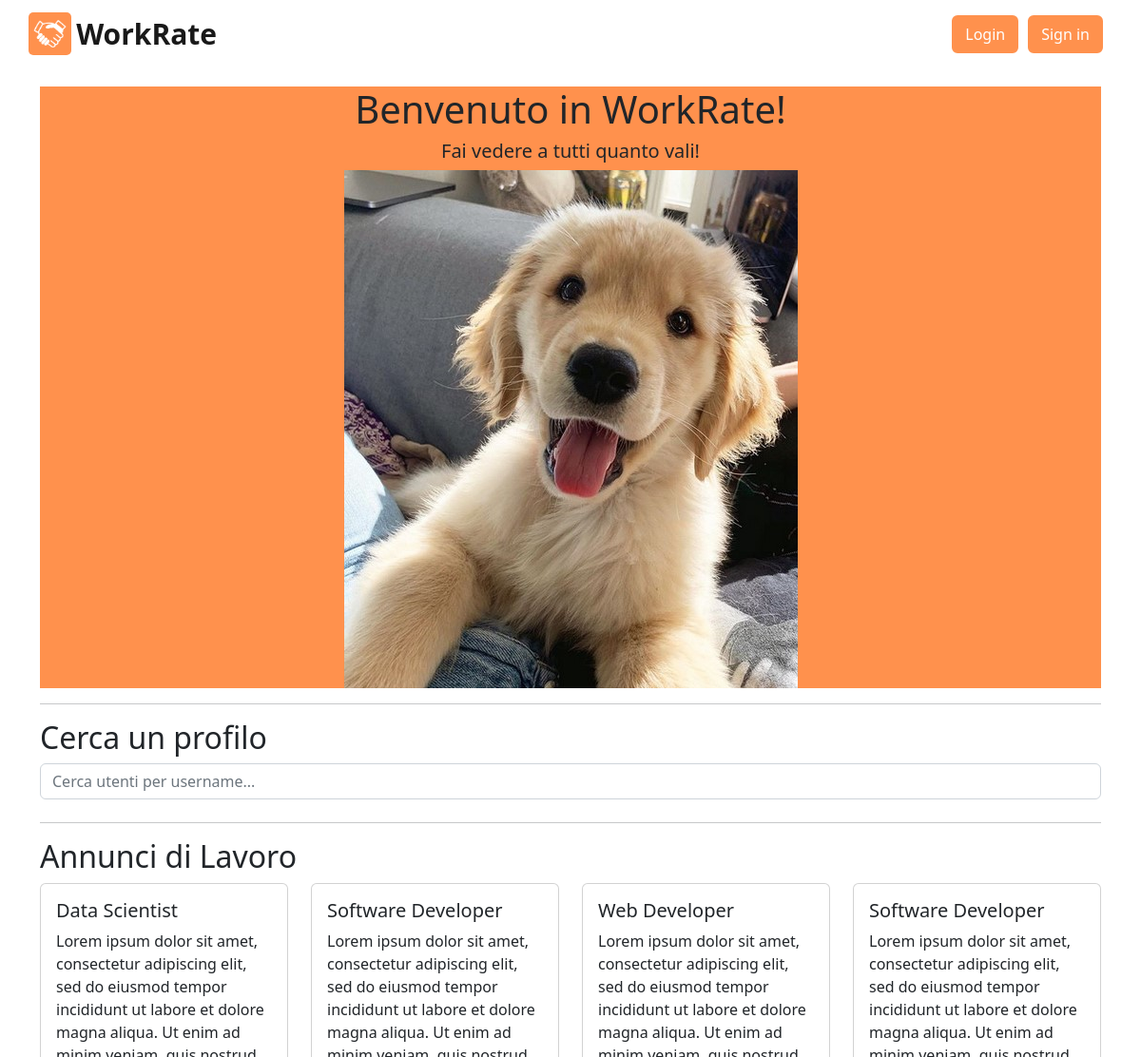
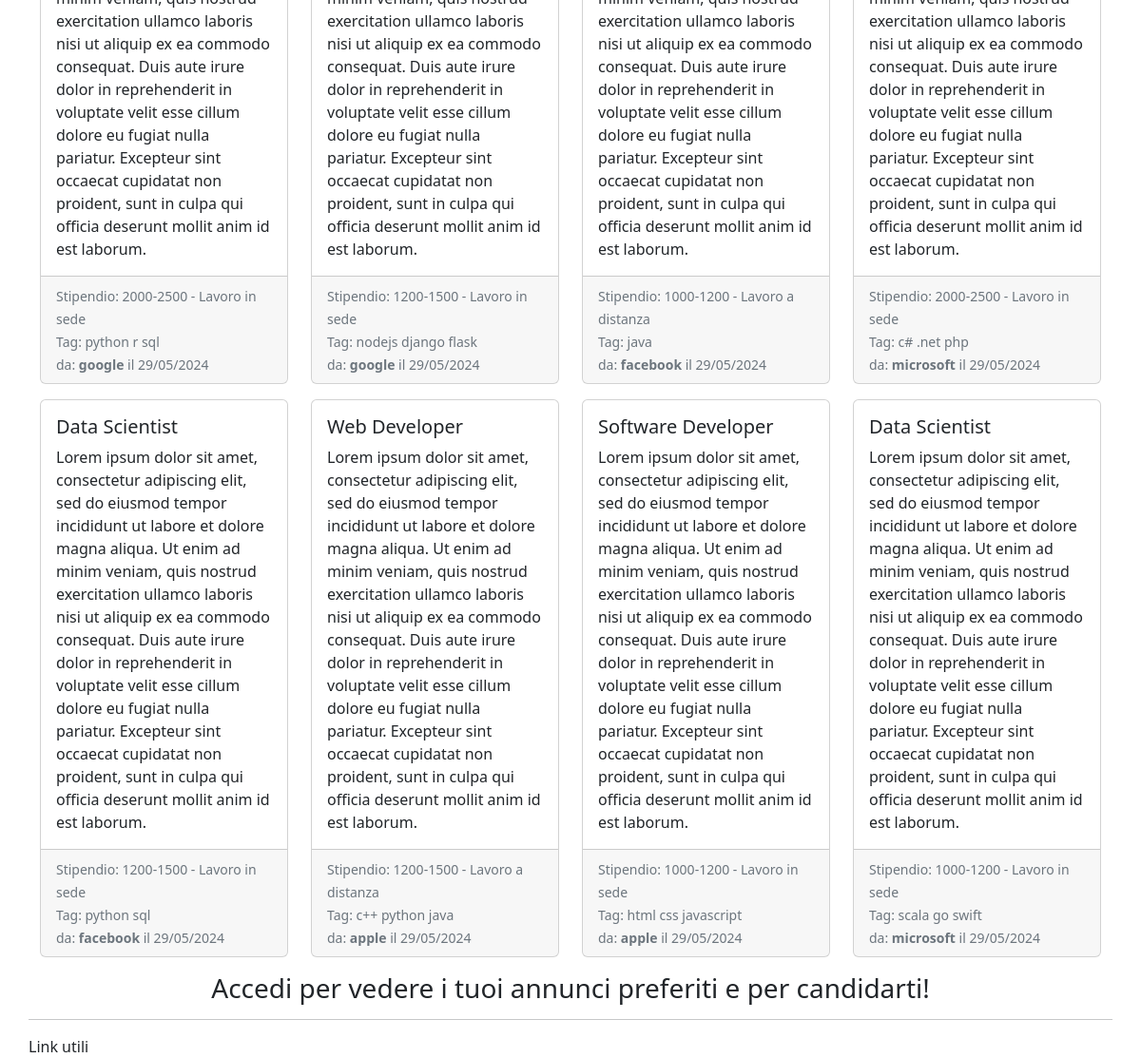
The page / on the database its author committed (2 pictures, top to bottom).
### utente/models.py (models this page shows)
class AnnuncioLavoro(models.Model):
    azienda = models.ForeignKey(Utente, on_delete=models.CASCADE, related_name='annunci', limit_choices_to={'is_azienda': True})
    titolo = models.CharField('titolo', max_length=200)
    descrizione = models.TextField('descrizione')
    data_pubblicazione = models.DateTimeField('data di pubblicazione', auto_now_add=True)
    is_distanza = models.BooleanField('id_distanza', default=False)
    tag = models.CharField('tag', max_length=200, default=None, null=True)
    RANGE_STIPENDIO_CHOICES = [("1000-1200", "1000-1200"),("1200-1500", "1200-1500"),("1500-2000", "1500-2000"),("2000-2500", "2000-2500"),("2500+", "2500+")]
    range_stipendio = models.CharField('range_stipendio', max_length=50, choices=RANGE_STIPENDIO_CHOICES)
    is_available = models.BooleanField('is_available', default=True)
    class Meta:
        verbose_name = 'Annuncio di Lavoro'
        verbose_name_plural = 'Annunci di Lavoro'

class Utente(AbstractUser):
    nome = models.CharField('nome', max_length=100)
    citta = models.CharField('citta', max_length=100)
    is_azienda = models.BooleanField('is_azienda', default=False)
    tag = models.CharField('tag', max_length=100, default=None, blank=True, null=True)
    immagine_profilo = models.ImageField(upload_to=upload_to, blank=True, null=True, default='profile_photos/default.jpg')
    class Meta:
        verbose_name = 'Utente'
        verbose_name_plural = 'Utenti'

### ratework/views.py (the view)
# urls.py: 2. Add a URL to urlpatterns:  path('', views.home, name='home')
def home(request):
    utenti = Utente.objects.all()
    if request.user.is_authenticated:
        annunci = AnnuncioLavoro.objects.filter(is_available=True)
        utente = request.user
        hasAwork = False
        if not utente.is_azienda:
            user_tags = set(utente.tag.split()) if utente.tag else set() # Memorizzo i tag unici dell'utente
            annunci_list = list(annunci)
            for i in Lavoro.objects.all():
                if i.lavoratore == utente:
                    annunci_list = [annuncio for annuncio in annunci_list if annuncio.id != i.annuncio.id] # Rimuovo gli annunci per cui l'utente ha già inviato una candidatura
                    if i.stato == 'Accettato':
                        hasAwork = True
            if user_tags:
                def calcola_pertinenza(annuncio):
                    annuncio_tags = set(annuncio.tag.split())
                    common_tags = user_tags.intersection(annuncio_tags)
                    return len(common_tags)
                annunci_list.sort(key=calcola_pertinenza, reverse=True)
            return render(request, 'home/homepage.html', {'utenti': utenti, 'annunci': annunci_list, 'utente': utente, 'hasAwork': hasAwork})
        else:
            return render(request, 'home/homepage.html', {'utenti': utenti, 'annunci': annunci, 'utente': utente})
    else:
        annunci = AnnuncioLavoro.objects.filter(is_available=True).order_by('?')[:8] # Prendo 8 annunci a caso
        return render(request, 'home/homepage.html', {'utenti': utenti, 'annunci': annunci, 'hasAwork': True})

### templates/home/homepage.html (shortened to what this page needs)
{% extends "main_page.html" %}
{% block head %}
    {% load static %}
    <link rel="stylesheet" href="{% static 'css/home/style.css'%}">
{% endblock head %}
{% block content %}
    {% include "main_components/navbar.html" %}
    {% if user.is_authenticated %}
        {% include "home/homeAutenticata.html" %}
    {% else %}
        {% include "home/homeNonAutenticata.html" %}
    {% endif %}
    {% include "main_components/footer.html" %}
{% endblock content %}

### templates/main_components/annunci.html (shortened to what this page needs)
<h2>Annunci di Lavoro</h2>
    <div class="row">
        {% for i in annunci %}
            <div class="col-md-3 mb-3">
                <div class="card h-100">
                    <div class="card-body">
                        <h5 class="card-title">{{ i.titolo }}</h5>
                        <p class="card-text">{{ i.descrizione }}</p>
                    </div>
                    <div class="card-footer">
                        <small class="text-muted">
                            Stipendio: {{ i.range_stipendio }} -
                            {% if i.is_distanza %}
                                Lavoro a distanza
                            {% else %}
                                Lavoro in sede
                            {% endif %}
                            <br> Tag: {{ i.tag }}
                            <br> da: <b>{{i.azienda}}</b> il {{ i.data_pubblicazione|date:"d/m/Y" }}
                        </small>
                    </div>
                </div>
            </div>
        {% empty %}
        <p>Non sono presenti annunci, torna piu tardi</p>
        {% endfor %}
    </div>

### static/css/home/style.css (style rules this page uses)
body { color: #212529; margin: auto; }

### rows shown on the page
AnnuncioLavoro: titolo "Data Scientist", descrizione "Lorem ipsum dolor sit amet, consectetur adipiscing elit, sed do eiusmod tempor incididunt ut labore et dolore magna aliqua. Ut enim ad minim veniam, quis nostrud exercitation ullamco laboris nisi ut aliquip ex ea commodo consequat. Duis aute irure dolor in reprehenderit in voluptate velit esse cillum dolore eu fugiat nulla pariatur. Excepteur sint occaecat cupidatat non proident, sunt in culpa qui officia deserunt mollit anim id est laborum.", range_stipendio "2000-2500", is_distanza "Lavoro in sede", tag "python r sql", azienda "google", data_pubblicazione "29/05/2024"
AnnuncioLavoro: titolo "Software Developer", descrizione "Lorem ipsum dolor sit amet, consectetur adipiscing elit, sed do eiusmod tempor incididunt ut labore et dolore magna aliqua. Ut enim ad minim veniam, quis nostrud exercitation ullamco laboris nisi ut aliquip ex ea commodo consequat. Duis aute irure dolor in reprehenderit in voluptate velit esse cillum dolore eu fugiat nulla pariatur. Excepteur sint occaecat cupidatat non proident, sunt in culpa qui officia deserunt mollit anim id est laborum.", range_stipendio "1200-1500", is_distanza "Lavoro in sede", tag "nodejs django flask", azienda "google", data_pubblicazione "29/05/2024"
AnnuncioLavoro: titolo "Web Developer", descrizione "Lorem ipsum dolor sit amet, consectetur adipiscing elit, sed do eiusmod tempor incididunt ut labore et dolore magna aliqua. Ut enim ad minim veniam, quis nostrud exercitation ullamco laboris nisi ut aliquip ex ea commodo consequat. Duis aute irure dolor in reprehenderit in voluptate velit esse cillum dolore eu fugiat nulla pariatur. Excepteur sint occaecat cupidatat non proident, sunt in culpa qui officia deserunt mollit anim id est laborum.", range_stipendio "1000-1200", is_distanza "Lavoro a distanza", tag "java", azienda "facebook", data_pubblicazione "29/05/2024"
AnnuncioLavoro: titolo "Software Developer", descrizione "Lorem ipsum dolor sit amet, consectetur adipiscing elit, sed do eiusmod tempor incididunt ut labore et dolore magna aliqua. Ut enim ad minim veniam, quis nostrud exercitation ullamco laboris nisi ut aliquip ex ea commodo consequat. Duis aute irure dolor in reprehenderit in voluptate velit esse cillum dolore eu fugiat nulla pariatur. Excepteur sint occaecat cupidatat non proident, sunt in culpa qui officia deserunt mollit anim id est laborum.", range_stipendio "2000-2500", is_distanza "Lavoro in sede", tag "c# .net php", azienda "microsoft", data_pubblicazione "29/05/2024"
AnnuncioLavoro: titolo "Data Scientist", descrizione "Lorem ipsum dolor sit amet, consectetur adipiscing elit, sed do eiusmod tempor incididunt ut labore et dolore magna aliqua. Ut enim ad minim veniam, quis nostrud exercitation ullamco laboris nisi ut aliquip ex ea commodo consequat. Duis aute irure dolor in reprehenderit in voluptate velit esse cillum dolore eu fugiat nulla pariatur. Excepteur sint occaecat cupidatat non proident, sunt in culpa qui officia deserunt mollit anim id est laborum.", range_stipendio "1200-1500", is_distanza "Lavoro in sede", tag "python sql", azienda "facebook", data_pubblicazione "29/05/2024"
AnnuncioLavoro: titolo "Web Developer", descrizione "Lorem ipsum dolor sit amet, consectetur adipiscing elit, sed do eiusmod tempor incididunt ut labore et dolore magna aliqua. Ut enim ad minim veniam, quis nostrud exercitation ullamco laboris nisi ut aliquip ex ea commodo consequat. Duis aute irure dolor in reprehenderit in voluptate velit esse cillum dolore eu fugiat nulla pariatur. Excepteur sint occaecat cupidatat non proident, sunt in culpa qui officia deserunt mollit anim id est laborum.", range_stipendio "1200-1500", is_distanza "Lavoro a distanza", tag "c++ python java", azienda "apple", data_pubblicazione "29/05/2024"
AnnuncioLavoro: titolo "Software Developer", descrizione "Lorem ipsum dolor sit amet, consectetur adipiscing elit, sed do eiusmod tempor incididunt ut labore et dolore magna aliqua. Ut enim ad minim veniam, quis nostrud exercitation ullamco laboris nisi ut aliquip ex ea commodo consequat. Duis aute irure dolor in reprehenderit in voluptate velit esse cillum dolore eu fugiat nulla pariatur. Excepteur sint occaecat cupidatat non proident, sunt in culpa qui officia deserunt mollit anim id est laborum.", range_stipendio "1000-1200", is_distanza "Lavoro in sede", tag "html css javascript", azienda "apple", data_pubblicazione "29/05/2024"
AnnuncioLavoro: titolo "Data Scientist", descrizione "Lorem ipsum dolor sit amet, consectetur adipiscing elit, sed do eiusmod tempor incididunt ut labore et dolore magna aliqua. Ut enim ad minim veniam, quis nostrud exercitation ullamco laboris nisi ut aliquip ex ea commodo consequat. Duis aute irure dolor in reprehenderit in voluptate velit esse cillum dolore eu fugiat nulla pariatur. Excepteur sint occaecat cupidatat non proident, sunt in culpa qui officia deserunt mollit anim id est laborum.", range_stipendio "1000-1200", is_distanza "Lavoro in sede", tag "scala go swift", azienda "microsoft", data_pubblicazione "29/05/2024"
